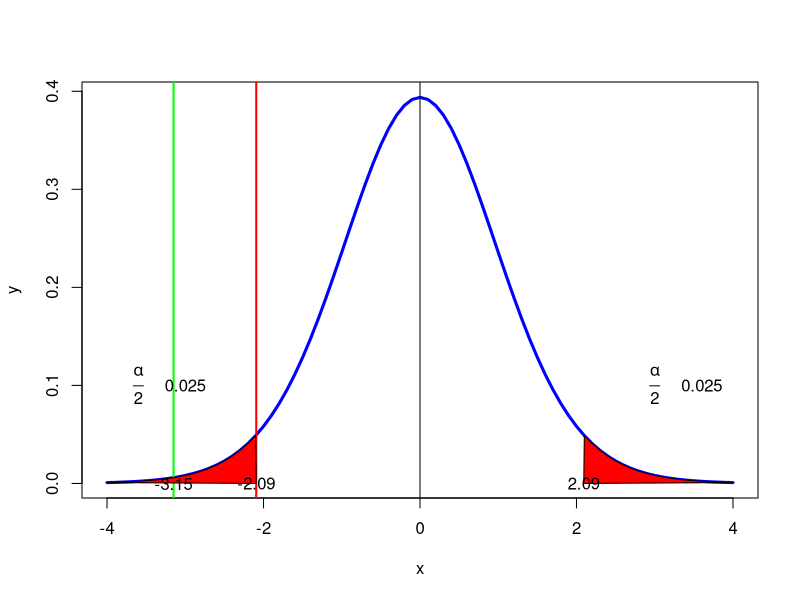

The R script that drew this image:
#page no 422-424
library(ggplot2)
library(MASS)
s1=0.866
s2=1.00
n1=9
n2=16
numerator=(((s1)^2/n1)+((s2)^2/n2))^2
deno1=(1/(n1-1))*(((s1^2)/n1))^2
deno2=(1/(n2-1))*(((s2^2)/n2))^2
df=round(numerator/(deno1+deno2),0)
xbar1=2
xbar2=3.2
diffmu=0
num3=round((xbar1-xbar2)-diffmu,3)
term1=round((s1^2)/n1,3)
term2=round((s2^2)/n2,3)
deno3=round(sqrt(term1+term2),3)
t_stat=num3/deno3
alpha=.05
twotail_alpha=alpha/2
t_c_left=qt(twotail_alpha,df=df)
p_value=pnorm(t_stat)
if(t_stat <= t_c_left)
{
  print(paste("left tail : Reject H0"))
}else
{
  print(paste("Left tail :Accept H0"))
}
two_t_stat=abs(t_stat)
two_t_critical=qt(twotail_alpha,df=df)
p_value=2*(1-pnorm(two_t_stat))
if(two_t_stat>=two_t_critical)
{
  print("reject H0")
}else
{
  print("accept H0")
}
dfs <- df
x <- seq(-4,4,0.1)
y <- dt(x,dfs)
t.val <- qt(0.025,df=dfs)
plot(x,y,type='l',lwd=3,col='blue',xlab='x')
abline(v=0)
abline(v=t.val,lwd=2,col='red')
abline(v=t_stat,lwd=2,col='green')
polygon(c(x[x>=abs(t_c_left)],abs(t_c_left) ),c(y[x>=abs(t_c_left)],0),col="red")
polygon(c(x[x<=t_c_left],t_c_left ),c(y[x<=t_c_left],0),col="red")
text(t_c_left,0,round(t_c_left,2))
text(t_stat,0,round(t_stat,2))
text(abs(t_c_left),0,round(abs(t_c_left),2))
text(3.0,0.1,expression(frac(alpha,2)))
text(3.6,0.1,alpha/2)
text(-3.6,0.1,expression(frac(alpha,2)))
text(-3.0,0.1,alpha/2)
#Answers may slightly vary due to rounding of values
